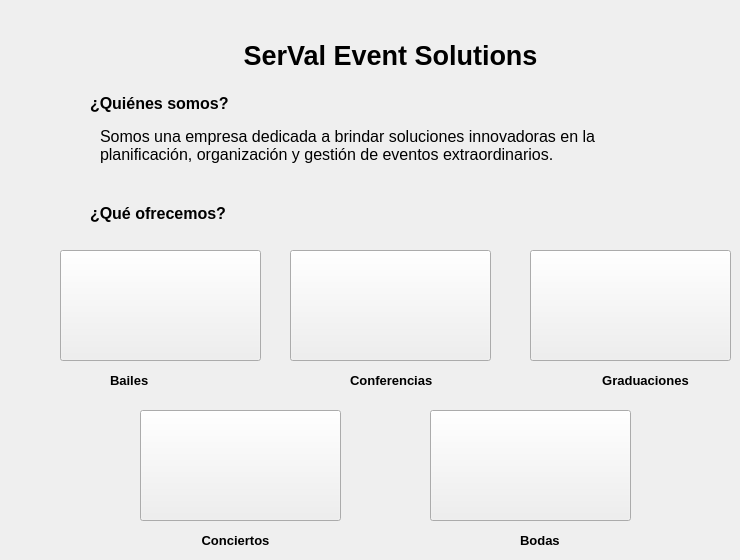
    <widget class="QWidget" name="page03_Principal">
     <widget class="QLabel" name="label_4">
      <property name="geometry">
       <rect>
        <x>210</x>
        <y>30</y>
        <width>361</width>
        <height>51</height>
       </rect>
      </property>
      <property name="font">
       <font>
        <pointsize>20</pointsize>
        <bold>true</bold>
       </font>
      </property>
      <property name="text">
       <string>SerVal Event Solutions</string>
      </property>
      <property name="alignment">
       <set>Qt::AlignCenter</set>
      </property>
     </widget>
     <widget class="QLabel" name="label_15">
      <property name="geometry">
       <rect>
        <x>90</x>
        <y>90</y>
        <width>160</width>
        <height>27</height>
       </rect>
      </property>
      <property name="font">
       <font>
        <pointsize>12</pointsize>
        <bold>true</bold>
       </font>
      </property>
      <property name="text">
       <string>¿Quiénes somos?</string>
      </property>
     </widget>
     <widget class="QLabel" name="label_16">
      <property name="geometry">
       <rect>
        <x>100</x>
        <y>120</y>
        <width>511</width>
        <height>51</height>
       </rect>
      </property>
      <property name="font">
       <font>
        <pointsize>12</pointsize>
       </font>
      </property>
      <property name="text">
       <string>Somos una empresa dedicada a brindar soluciones innovadoras en la 
planificación, organización y gestión de eventos extraordinarios.</string>
      </property>
     </widget>
     <widget class="QLabel" name="label_17">
      <property name="geometry">
       <rect>
        <x>90</x>
        <y>200</y>
        <width>161</width>
        <height>27</height>
       </rect>
      </property>
      <property name="font">
       <font>
        <pointsize>12</pointsize>
        <bold>true</bold>
       </font>
      </property>
      <property name="text">
       <string>¿Qué ofrecemos?</string>
      </property>
     </widget>
     <widget class="QLabel" name="label_22">
      <property name="geometry">
       <rect>
        <x>110</x>
        <y>370</y>
        <width>61</width>
        <height>21</height>
       </rect>
      </property>
      <property name="font">
       <font>
        <pointsize>10</pointsize>
        <bold>true</bold>
       </font>
      </property>
      <property name="text">
       <string>Bailes</string>
      </property>
     </widget>
     <widget class="QLabel" name="label_23">
      <property name="geometry">
       <rect>
        <x>350</x>
        <y>370</y>
        <width>101</width>
        <height>21</height>
       </rect>
      </property>
      <property name="font">
       <font>
        <pointsize>10</pointsize>
        <bold>true</bold>
       </font>
      </property>
      <property name="text">
       <string>Conferencias</string>
      </property>
     </widget>
     <widget class="QLabel" name="label_24">
      <property name="geometry">
       <rect>
        <x>590</x>
        <y>370</y>
        <width>111</width>
        <height>21</height>
       </rect>
      </property>
      <property name="font">
       <font>
        <pointsize>10</pointsize>
        <bold>true</bold>
       </font>
      </property>
      <property name="text">
       <string>Graduaciones</string>
      </property>
      <property name="alignment">
       <set>Qt::AlignCenter</set>
      </property>
     </widget>
     <widget class="QLabel" name="label_25">
      <property name="geometry">
       <rect>
        <x>170</x>
        <y>530</y>
        <width>131</width>
        <height>21</height>
       </rect>
      </property>
      <property name="font">
       <font>
        <pointsize>10</pointsize>
        <bold>true</bold>
       </font>
      </property>
      <property name="text">
       <string>Conciertos</string>
      </property>
      <property name="alignment">
       <set>Qt::AlignCenter</set>
      </property>
     </widget>
     <widget class="QLabel" name="label_26">
      <property name="geometry">
       <rect>
        <x>520</x>
        <y>530</y>
        <width>41</width>
        <height>21</height>
       </rect>
      </property>
      <property name="font">
       <font>
        <pointsize>10</pointsize>
        <bold>true</bold>
       </font>
      </property>
      <property name="text">
       <string>Bodas</string>
      </property>
     </widget>
     <widget class="QPushButton" name="pushButton_bailes">
      <property name="geometry">
       <rect>
        <x>60</x>
        <y>250</y>
        <width>201</width>
        <height>111</height>
       </rect>
      </property>
      <property name="styleSheet">
       <string notr="true">background-image: url(:/imagenes/Bailes.jpg)</string>
      </property>
      <property name="text">
       <string/>
      </property>
     </widget>
     <widget class="QPushButton" name="pushButton_conferencias">
      <property name="geometry">
       <rect>
        <x>290</x>
        <y>250</y>
        <width>201</width>
        <height>111</height>
       </rect>
      </property>
      <property name="styleSheet">
       <string notr="true">background-image: url(:/imagenes/Conferencias.jpg)</string>
      </property>
      <property name="text">
       <string/>
      </property>
     </widget>
     <widget class="QPushButton" name="pushButton_graduaciones">
      <property name="geometry">
       <rect>
        <x>530</x>
        <y>250</y>
        <width>201</width>
        <height>111</height>
       </rect>
      </property>
      <property name="styleSheet">
       <string notr="true">background-image: url(:/imagenes/Graduaciones.jpg)</string>
      </property>
      <property name="text">
       <string/>
      </property>
     </widget>
     <widget class="QPushButton" name="pushButton_conciertos">
      <property name="geometry">
       <rect>
        <x>140</x>
        <y>410</y>
        <width>201</width>
        <height>111</height>
       </rect>
      </property>
      <property name="styleSheet">
       <string notr="true">background-image: url(:/imagenes/Conciertos.jpg)</string>
      </property>
      <property name="text">
       <string/>
      </property>
     </widget>
     <widget class="QPushButton" name="pushButton_bodas">
      <property name="geometry">
       <rect>
        <x>430</x>
        <y>410</y>
        <width>201</width>
        <height>111</height>
       </rect>
      </property>
      <property name="styleSheet">
       <string notr="true">background-image: url(:/imagenes/Bodas.jpg)</string>
      </property>
      <property name="text">
       <string/>
      </property>
     </widget>
     <zorder>pushButton_bodas</zorder>
     <zorder>pushButton_graduaciones</zorder>
     <zorder>pushButton_conferencias</zorder>
     <zorder>pushButton_bailes</zorder>
     <zorder>label_4</zorder>
     <zorder>label_15</zorder>
     <zorder>label_16</zorder>
     <zorder>label_17</zorder>
     <zorder>label_22</zorder>
     <zorder>label_23</zorder>
     <zorder>label_24</zorder>
     <zorder>label_25</zorder>
     <zorder>label_26</zorder>
     <zorder>pushButton_conciertos</zorder>
    </widget>
